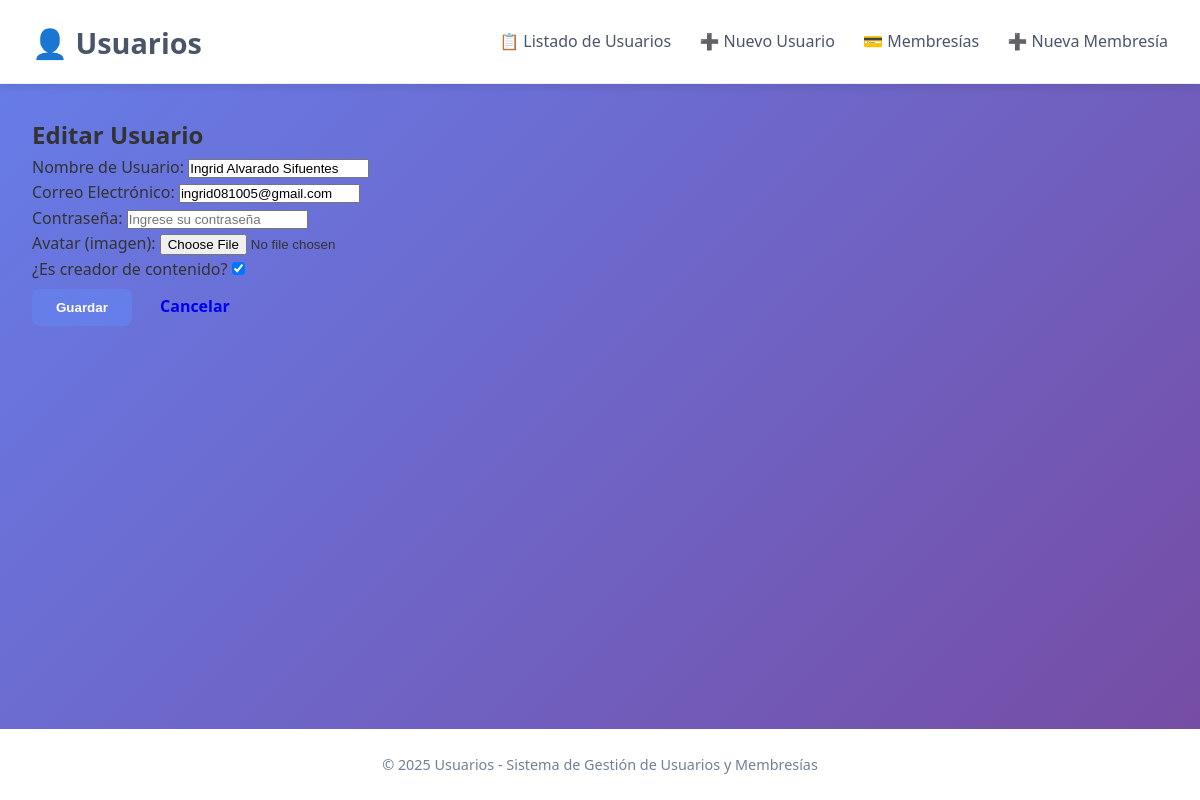
/usuarios/2/editar/, run on the app's committed database.
### app_usuario/models.py (models this page shows, shortened)
class Usuario(models.Model):
    id_usuario = models.AutoField(primary_key=True)
    nombre_usuario = models.CharField(max_length=50, unique=True)
    email = models.EmailField(max_length=100, unique=True)
    contrasena_hash = models.CharField(max_length=255)
    fecha_registro = models.DateField(default=timezone.now)
    ultima_conexion = models.DateTimeField(default=timezone.now)
    avatar = models.ImageField(upload_to='avatars/', null=True, blank=True)
    es_creador = models.BooleanField(default=False)
    class Meta:
        verbose_name = "Usuario"
        verbose_name_plural = "Usuarios"
        ordering = ['nombre_usuario']  # ejemplo: orden al listar

### app_usuario/views.py (the view)
# urls.py: path('usuarios/<int:usuario_id>/editar/', views.editar_usuario, name='editar_usuario'),
def editar_usuario(request, usuario_id):
    usuario = get_object_or_404(Usuario, id_usuario=usuario_id)
    if request.method == 'POST':
        form = UsuarioForm(request.POST, request.FILES, instance=usuario)
        if form.is_valid():
            form.save()
            return redirect('app_usuario:detalle_usuario', usuario_id=usuario.id_usuario)
    else:
        form = UsuarioForm(instance=usuario)
    return render(request, 'usuarios/formulario_usuario.html', {
        'form': form,
        'titulo': 'Editar Usuario'
    })

### app_usuario/forms.py
class UsuarioForm(forms.ModelForm):
    contrasena_hash = forms.CharField(
        label="Contraseña",
        widget=forms.PasswordInput(attrs={
            'class': 'form-control',
            'placeholder': 'Ingrese su contraseña'
        })
    )
    class Meta:
        model = Usuario
        fields = [
            'nombre_usuario',
            'email',
            'contrasena_hash',
            'avatar',
            'es_creador'
        ]
        labels = {
            'nombre_usuario': 'Nombre de Usuario',
            'email': 'Correo Electrónico',
            'avatar': 'Avatar (imagen)',
            'es_creador': '¿Es creador de contenido?',
        }
        widgets = {
            'nombre_usuario': forms.TextInput(attrs={
                'class': 'form-control',
                'placeholder': 'Ejemplo: comicfan01'
            }),
            'email': forms.EmailInput(attrs={
                'class': 'form-control',
                'placeholder': 'ejemplo@correo.com'
            }),
            'avatar': forms.FileInput(attrs={'class': 'form-control'}),
            'es_creador': forms.CheckboxInput(attrs={'class': 'form-check-input'}),
        }

### app_usuario/templates/usuarios/formulario_usuario.html (shortened to what this page needs)
{% extends 'base.html' %}
{% block contenido %}
<h2>{{ titulo }}</h2>
<form method="post" enctype="multipart/form-data" class="form-styled">
    {{ form.as_p }}
    <div class="actions">
        <button type="submit" class="btn btn-primary">Guardar</button>
    <a href="{% url 'app_usuario:listar_usuarios' %}" class="btn">Cancelar</a>
    </div>
</form>
{% endblock %}

### app_usuario/static/css/styles.css (style rules this page uses)
* { margin: 0; padding: 0; box-sizing: border-box; }
body { font-family: 'Segoe UI', Tahoma, Geneva, Verdana, sans-serif; background: linear-gradient(135deg, #667eea 0%, #764ba2 100%); color: #333; line-height: 1.6; }
.btn { padding: 0.7rem 1.5rem; border: none; border-radius: 8px; font-weight: 600; cursor: pointer; transition: background 0.3s; text-decoration: none; display: inline-block; }
.btn-primary { background: #667eea; color: white; }

### data on the page
Usuario: nombre_usuario "Ingrid Alvarado Sifuentes", email "ingrid081005@gmail.com", es_creador "☑"

### other printed values
{{ titulo }} "Editar Usuario"
